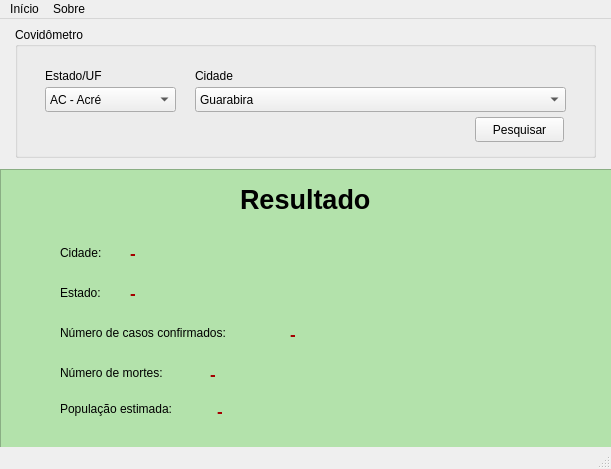
<?xml version="1.0" encoding="UTF-8"?>
<ui version="4.0">
 <class>MainWindow</class>
 <widget class="QMainWindow" name="MainWindow">
  <property name="geometry">
   <rect>
    <x>0</x>
    <y>0</y>
    <width>611</width>
    <height>469</height>
   </rect>
  </property>
  <property name="windowTitle">
   <string>Covidômetro</string>
  </property>
  <widget class="QWidget" name="centralwidget">
   <widget class="QGroupBox" name="groupBox">
    <property name="geometry">
     <rect>
      <x>15</x>
      <y>8</y>
      <width>581</width>
      <height>131</height>
     </rect>
    </property>
    <property name="title">
     <string>Covidômetro</string>
    </property>
    <widget class="QLabel" name="label">
     <property name="geometry">
      <rect>
       <x>30</x>
       <y>40</y>
       <width>101</width>
       <height>17</height>
      </rect>
     </property>
     <property name="text">
      <string>Estado/UF</string>
     </property>
    </widget>
    <widget class="QComboBox" name="comboBoxState">
     <property name="geometry">
      <rect>
       <x>30</x>
       <y>60</y>
       <width>131</width>
       <height>25</height>
      </rect>
     </property>
     <property name="toolTip">
      <string>Selecione o Estado</string>
     </property>
     <item>
      <property name="text">
       <string>AC - Acré</string>
      </property>
     </item>
     <item>
      <property name="text">
       <string>AM - Amazonas</string>
      </property>
     </item>
     <item>
      <property name="text">
       <string>AP - Amapá</string>
      </property>
     </item>
     <item>
      <property name="text">
       <string>PB - Paraíba</string>
      </property>
     </item>
    </widget>
    <widget class="QComboBox" name="comboBoxCities">
     <property name="geometry">
      <rect>
       <x>180</x>
       <y>60</y>
       <width>371</width>
       <height>25</height>
      </rect>
     </property>
     <item>
      <property name="text">
       <string>Guarabira</string>
      </property>
     </item>
     <item>
      <property name="text">
       <string>Caiçara</string>
      </property>
     </item>
     <item>
      <property name="text">
       <string>João Pessoa</string>
      </property>
     </item>
    </widget>
    <widget class="QLabel" name="label_2">
     <property name="geometry">
      <rect>
       <x>180</x>
       <y>40</y>
       <width>67</width>
       <height>17</height>
      </rect>
     </property>
     <property name="text">
      <string>Cidade</string>
     </property>
    </widget>
    <widget class="QPushButton" name="pushButtonSearch">
     <property name="geometry">
      <rect>
       <x>460</x>
       <y>90</y>
       <width>89</width>
       <height>25</height>
      </rect>
     </property>
     <property name="text">
      <string>Pesquisar</string>
     </property>
    </widget>
   </widget>
   <widget class="QFrame" name="frame_result">
    <property name="geometry">
     <rect>
      <x>0</x>
      <y>150</y>
      <width>631</width>
      <height>291</height>
     </rect>
    </property>
    <property name="styleSheet">
     <string notr="true">background-color: rgb(179, 226, 171);</string>
    </property>
    <property name="frameShape">
     <enum>QFrame::StyledPanel</enum>
    </property>
    <property name="frameShadow">
     <enum>QFrame::Raised</enum>
    </property>
    <widget class="QLabel" name="label_5">
     <property name="geometry">
      <rect>
       <x>240</x>
       <y>10</y>
       <width>141</width>
       <height>41</height>
      </rect>
     </property>
     <property name="font">
      <font>
       <pointsize>20</pointsize>
       <weight>75</weight>
       <bold>true</bold>
      </font>
     </property>
     <property name="text">
      <string>Resultado</string>
     </property>
    </widget>
    <widget class="QLabel" name="label_8">
     <property name="geometry">
      <rect>
       <x>60</x>
       <y>75</y>
       <width>67</width>
       <height>17</height>
      </rect>
     </property>
     <property name="text">
      <string>Cidade:</string>
     </property>
    </widget>
    <widget class="QLabel" name="label_9">
     <property name="geometry">
      <rect>
       <x>60</x>
       <y>115</y>
       <width>67</width>
       <height>17</height>
      </rect>
     </property>
     <property name="text">
      <string>Estado:</string>
     </property>
    </widget>
    <widget class="QLabel" name="label_10">
     <property name="geometry">
      <rect>
       <x>60</x>
       <y>155</y>
       <width>221</width>
       <height>17</height>
      </rect>
     </property>
     <property name="text">
      <string>Número de casos confirmados:</string>
     </property>
    </widget>
    <widget class="QLabel" name="label_11">
     <property name="geometry">
      <rect>
       <x>60</x>
       <y>195</y>
       <width>141</width>
       <height>17</height>
      </rect>
     </property>
     <property name="text">
      <string>Número de mortes:</string>
     </property>
    </widget>
    <widget class="QLabel" name="label_12">
     <property name="geometry">
      <rect>
       <x>60</x>
       <y>230</y>
       <width>141</width>
       <height>20</height>
      </rect>
     </property>
     <property name="text">
      <string>População estimada:</string>
     </property>
    </widget>
    <widget class="QLabel" name="label_city">
     <property name="geometry">
      <rect>
       <x>130</x>
       <y>75</y>
       <width>441</width>
       <height>17</height>
      </rect>
     </property>
     <property name="font">
      <font>
       <pointsize>13</pointsize>
       <weight>75</weight>
       <italic>false</italic>
       <bold>true</bold>
      </font>
     </property>
     <property name="styleSheet">
      <string notr="true">color: rgb(164, 0, 0);</string>
     </property>
     <property name="text">
      <string>-</string>
     </property>
    </widget>
    <widget class="QLabel" name="label_state">
     <property name="geometry">
      <rect>
       <x>130</x>
       <y>115</y>
       <width>441</width>
       <height>17</height>
      </rect>
     </property>
     <property name="font">
      <font>
       <pointsize>13</pointsize>
       <weight>75</weight>
       <italic>false</italic>
       <bold>true</bold>
      </font>
     </property>
     <property name="styleSheet">
      <string notr="true">color: rgb(164, 0, 0);</string>
     </property>
     <property name="text">
      <string>-</string>
     </property>
    </widget>
    <widget class="QLabel" name="label_available_confirmed">
     <property name="geometry">
      <rect>
       <x>290</x>
       <y>155</y>
       <width>301</width>
       <height>20</height>
      </rect>
     </property>
     <property name="font">
      <font>
       <pointsize>13</pointsize>
       <weight>75</weight>
       <italic>false</italic>
       <bold>true</bold>
      </font>
     </property>
     <property name="styleSheet">
      <string notr="true">color: rgb(164, 0, 0);</string>
     </property>
     <property name="text">
      <string>-</string>
     </property>
    </widget>
    <widget class="QLabel" name="label_available_deaths">
     <property name="geometry">
      <rect>
       <x>210</x>
       <y>195</y>
       <width>301</width>
       <height>20</height>
      </rect>
     </property>
     <property name="font">
      <font>
       <pointsize>13</pointsize>
       <weight>75</weight>
       <italic>false</italic>
       <bold>true</bold>
      </font>
     </property>
     <property name="styleSheet">
      <string notr="true">color: rgb(164, 0, 0);</string>
     </property>
     <property name="text">
      <string>-</string>
     </property>
    </widget>
    <widget class="QLabel" name="label_estimated_population">
     <property name="geometry">
      <rect>
       <x>217</x>
       <y>232</y>
       <width>301</width>
       <height>20</height>
      </rect>
     </property>
     <property name="font">
      <font>
       <pointsize>13</pointsize>
       <weight>75</weight>
       <italic>false</italic>
       <bold>true</bold>
      </font>
     </property>
     <property name="styleSheet">
      <string notr="true">color: rgb(164, 0, 0);</string>
     </property>
     <property name="text">
      <string>-</string>
     </property>
    </widget>
   </widget>
  </widget>
  <widget class="QMenuBar" name="menubar">
   <property name="geometry">
    <rect>
     <x>0</x>
     <y>0</y>
     <width>611</width>
     <height>22</height>
    </rect>
   </property>
   <widget class="QMenu" name="menuIn_cio">
    <property name="title">
     <string>Início</string>
    </property>
    <addaction name="actionSair"/>
   </widget>
   <widget class="QMenu" name="menuSobre">
    <property name="title">
     <string>Sobre</string>
    </property>
    <addaction name="actionInforma_es"/>
   </widget>
   <addaction name="menuIn_cio"/>
   <addaction name="menuSobre"/>
  </widget>
  <widget class="QStatusBar" name="statusbar"/>
  <action name="actionSair">
   <property name="text">
    <string>Sair</string>
   </property>
  </action>
  <action name="actionInforma_es">
   <property name="text">
    <string>Informações</string>
   </property>
  </action>
 </widget>
 <resources/>
 <connections/>
</ui>
